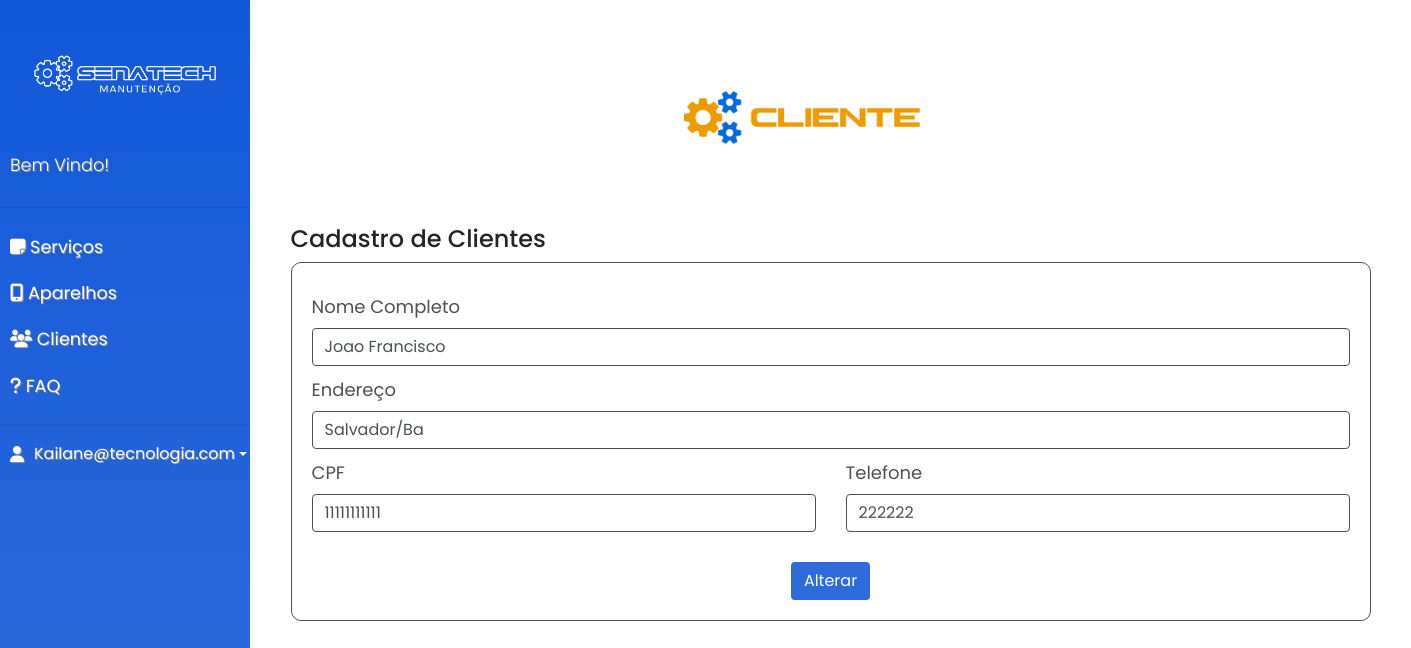
The page /editar_cliente.php?p=editar&cod_cliente=6 (signed in) on the database its author committed.
### tables this page shows
CREATE TABLE `clientes` (
  `cod_cliente` int(11) NOT NULL,
  `Nome` varchar(100) DEFAULT NULL,
  `CPF` varchar(15) DEFAULT NULL,
  `Endereço` varchar(100) DEFAULT NULL,
  `Telefone` varchar(15) DEFAULT NULL
);

### editar_cliente.php (the view, shortened to what this page needs)
<?php
$cod_cliente = $_GET['cod_cliente'];
include "config.php";
$sql = "SELECT * FROM clientes WHERE cod_cliente = $cod_cliente";
$query = $mysqli->query($sql);
$dados = $query->fetch_array();
?>
<!DOCTYPE html>
<html>
<head>
    <link rel="stylesheet" href="https://stackpath.bootstrapcdn.com/bootstrap/4.1.0/css/bootstrap.min.css">
    <link rel="stylesheet" href="css/style_sidebar.css">
    <link rel="stylesheet" href="css/style_add_cliente.css">
  </head>
<body>
  <div class="wrapper">
    <nav id="sidebar">
        <div class="sidebar-header">
            <img id="logo" src="imagens/logo_traçado.png">
        </div>
        <ul class="list-unstyled components">
            <p>Bem Vindo!</p>
            <hr>
            <li>
              <a href="tela_servico.php">
                <i class="fas fa-sticky-note"></i>
                Serviços
              </a>
            </li>
             <li>
              <a href="tela_aparelhos.php">
              <i class="fas fa-mobile-alt"></i>
                Aparelhos
              </a>
            </li>
            <li>
              <a href="tela_clientes.php">
                <i class="fas fa-users"></i>
                Clientes
              </a>
            </li>
            <li>
            <a href="#">
              <i class="fas fa-question"></i>
              FAQ
            </a>
          </li>
        </ul>
        <hr>
        <div class="dropdown">
          <a href="#" class="d-flex align-items-center text-white text-decoration-none dropdown-toggle" id="dropdownUser1" data-bs-toggle="dropdown" aria-expanded="false">
            <i id="foto-user" class="fas fa-user"></i>
            <?php print($_SESSION['email'])?>
          </a>
        </div>
    </nav>
    <div class="container">
      <div>
        <img id="logo-cliente" src="imagens/cliente.png">
      </div>
      <div id='entrada_dados' class='container'>
        <h4>Cadastro de Clientes</h4>
        <div class="box">
          <form class="row g-3" action="cod_editar_cliente.php" method="POST">
              <div class="col-md-12">
                <label class="form-label">Nome Completo</label>
                <input type="text" class="form-control" id="nome_completo" name="nome_completo" value="<?php echo $dados[1]; ?>">
              </div>
              <div class="col-md-12">
                <label class="form-label">Endereço</label>
                <input type="text" class="form-control" id="endereco" name="endereco" value="<?php echo $dados[3]; ?>">
              </div>
              <div class="col-md-6">
                <label class="form-label">CPF</label>
                <input type="number" class="form-control" id="CPF" name="CPF" max="99999999999" value="<?php echo $dados[2]; ?>">
              </div>
              <div class="col-md-6">
                <label class="form-label">Telefone</label>
                <input type='tel' class="form-control"  id="telefone" name="telefone" max="99999999999" value="<?php echo $dados[4]; ?>">
              </div>
              <div class="col-md-12">
                <div class="text-center">
                  <a>
                  <button type="submit" class="btn">Alterar</button>
                </a>
                </div>
              </div>
          </form>
        </div>
      </div>
    </div>
  </div>
</body>

### css/style_sidebar.css (style rules this page uses)
body { font-family: 'Poppins', sans-serif; background: #ffffff; }
.wrapper { display: flex; width: 100%; align-items: stretch; }
a, a:hover, a:focus { color: inherit; text-decoration: none; transition: all 0.3s; }
p { font-family: 'Poppins', sans-serif; font-size: 1.1em; font-weight: 300; line-height: 1.7em; color: rgb(255, 255, 255); }
#sidebar { background-image: linear-gradient(#1158d9, #2E6BDB); color: #fff; transition: all 0.3s; min-width: 250px; max-width: 250px; min-height: 100vh; text-shadow: 1px 1px rgb(143, 142, 142); }
#sidebar .sidebar-header { padding: 0px; display: block; background-image: #2E6BDB; }
#sidebar ul p { color: #fff; padding: 10px; }
#sidebar ul li a { padding: 10px; font-size: 1.1em; display: block; }
img#logo { width: 250px; }
i#foto-user { margin-right: 10px; margin-left: 10px; }

### css/style_add_cliente.css (style rules this page uses)
img#logo-cliente { width: 400px; margin-left: 30%; margin-right: 50%; }
div#entrada_dados { margin-top: auto; margin-bottom: auto; }
.box { padding: 20px; border-radius: 10px; border: solid 1px; border-color: rgb(80, 80, 80); }
.btn { color: white; background-color: #2E6BDB; margin-left: auto; margin-right: auto; margin-top: 20px; }
.form-control { border: solid 1px; border-color: rgb(80, 80, 80); }
label { color: rgb(80, 80, 80); font-size: large; }
.col-md-12 { margin-top: 10px; }
.col-md-6 { margin-top: 10px; }

### rows shown on the page
clientes: nome_completo "Joao Francisco", endereco "Salvador/Ba", CPF "11111111111", telefone "222222"

### other values the page prints
$_SESSION['email'] "Kailane@tecnologia.com"
